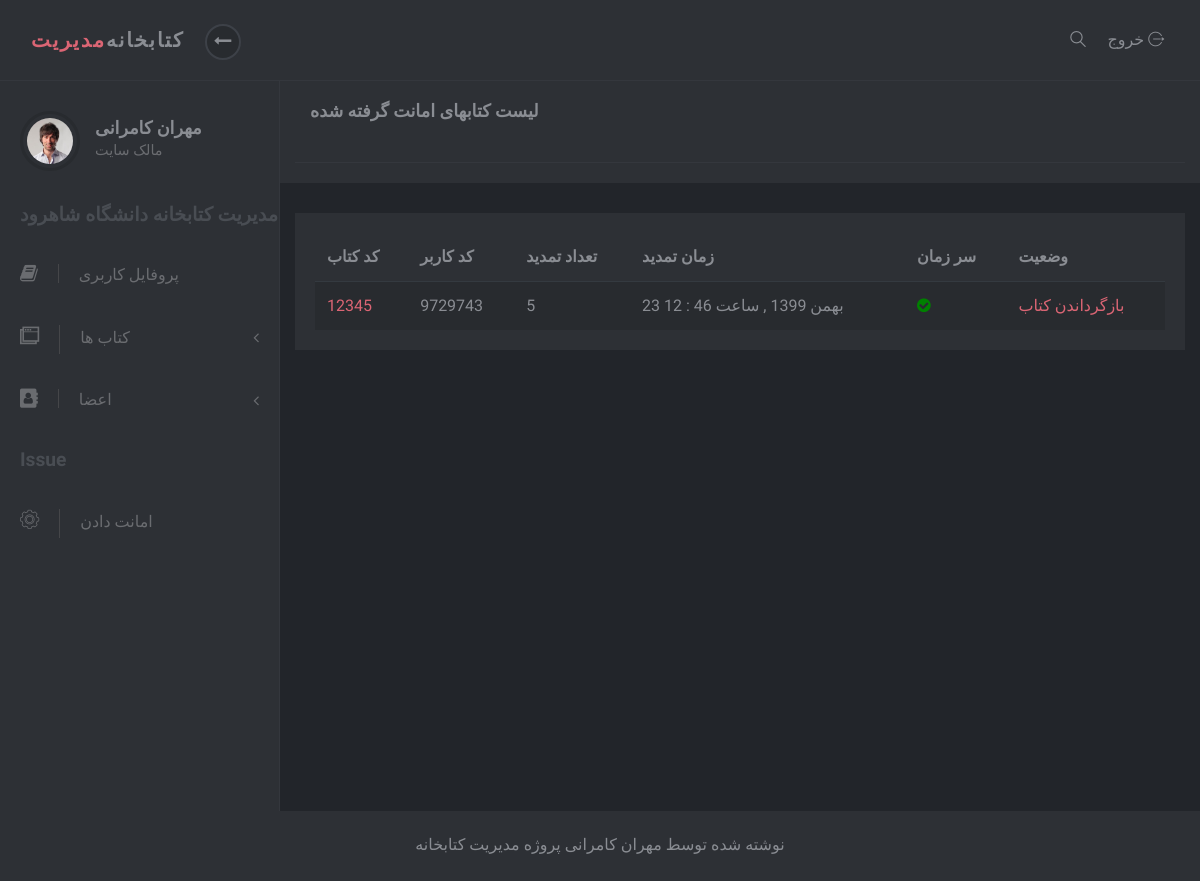
The app's page /account/issue/list (signed in) with its own data.
### account/models.py (models this page shows)
class User(AbstractUser):
	email = models.EmailField(unique=True, verbose_name='ایمیل')
	slug = models.SlugField(unique=True, blank=True, verbose_name="کد کاربر")
	address=models.CharField(default='aaaa',max_length=200,verbose_name='آدرس')

### book/models.py (models this page shows, shortened)
class Issue(models.Model):
    slugBook = models.SlugField(unique=True, blank=True, verbose_name="کد کتاب")
    slugUser = models.SlugField(unique=True, blank=True, verbose_name="کد کاربر")
    created = models.DateTimeField(auto_now_add=True, verbose_name='زمان انتشار')
    renewCount = models.IntegerField(verbose_name="تعداد تمدید")
    class Meta:
        verbose_name = "امانت"
        verbose_name_plural = "امانات"
        ordering = ['-created']
    def is_on_time(self):
        last_two_week = timezone.now() - timedelta(days=14)
        if self.created > last_two_week:
            return True
        else:
            return False
    is_on_time.boolean = True
    is_on_time.short_description = "وضعیت کتاب به امانت گرفته شده"
    def jpublish(self):
        return jalaly_converter(self.created)
    jpublish.short_description = "زمان امانت گرفتنر"

### account/views.py (the view)
# urls.py: path('issue/list', IssueList.as_view(), name='issue_list'),
class IssueList(LoginRequiredMixin,ListView):
    template_name = 'registrations/issue_list.html'
    def get_queryset(self):
        if self.request.user.is_superuser:
            return Issue.objects.all()
        else:
            return Issue.objects.filter(slugUser=self.request.user.slug)

### extension/jalali.py (called while the page is built)
    def persian_tuple(self):
        return self.persian_year, self.persian_month, self.persian_day

### extension/utils.py (called while the page is built)
def persian_number_converter(mystr):
    numbers = {
        "0": "0",
        "1": "1",
        "2": "2",
        "3": "3",
        "4": "4",
        "5": "5",
        "6": "6",
        "7": "7",
        "8": "8",
        "9": "9",
    }
    for e, p in numbers.items():
        mystr = mystr.replace(e, p)
    return mystr

def jalaly_converter(time):
    jmonth = ["فروردین", "اردیبهشت", "خرداد", "تیر", "مرداد", "شهریور", "مهر", "آبان", "آذر", "دی", "بهمن", "اسفند", ]
    time = timezone.localtime(time)
    time_to_string = "{},{},{}".format(time.year, time.month, time.day)
    time_to_tuple = jalali.Gregorian(time_to_string).persian_tuple()
    time_to_list = list(time_to_tuple)
    for index, month in enumerate(jmonth):
        if time_to_list[1] == index + 1:
            time_to_list[1] = month
            break
    output = "{} {} {} , ساعت {} : {} ".format(
        time_to_list[2],
        time_to_list[1],
        time_to_list[0],
        time.minute,
        time.hour,
    )
    return persian_number_converter(output)

### templates/registrations/issue_list.html (shortened to what this page needs)
{% extends 'registrations/base.html' %}
{% load static %}
{% block code %}
    <div class="page-content">
        <div class="page-header">
            <div class="container-fluid">
                <h2 class="h5 no-margin-bottom">لیست کتابهای امانت گرفته شده</h2>
            </div>
            <nav class="navbar navbar-expand-lg">
            </nav>
        </div>
        <div class="col-lg-12">
            <div class="block">
                <div class="table-responsive">
                    <table class="table table-striped table-hover">
                        <thead>
                        <tr>
                            <th>کد کتاب</th>
                            <th>کد کاربر</th>
                            <th>تعداد تمدید</th>
                            <th>زمان تمدید</th>
                            <th>سر زمان</th>
                            <th>وضعیت</th>
                        </tr>
                        </thead>
                        <tbody>
                        {% for book in object_list %}
                            <tr>
                                <td><a href="{% url 'account:issue_update' book.pk %}"> {{ book.slugBook }}</a></td>
                                <td>{{ book.slugUser }}</td>
                                <td>{{ book.renewCount }}</td>
                                <td>{{ book.jpublish }}</td>
                                <td>
                                    {% if book.is_on_time %}
                                        <i class="fa fa-check-circle" style="color: green"></i>
                                    {% else %}
                                        <i class="fa fa-minus-circle" style="color: red"></i>
                                    {% endif %}
                                </td>
                                <td>
                                    <a href="{% url 'account:issue-delete' book.pk %}">بازگرداندن کتاب</a>
                                </td>
                            </tr>
                        {% endfor %}
                        </tbody>
                    </table>
                </div>
            </div>
        </div>
    </div>
{% endblock %}

### templates/registrations/sidebar.html (shortened to what this page needs)
{% load static %}
<nav id="sidebar">
    <div class="sidebar-header d-flex align-items-center">
        <div class="avatar"><img src="{% static 'adminlte/img/avatar-6.jpg' %}" alt="..."
                                 class="img-fluid rounded-circle"></div>
        <div class="title">
            <h1 class="h5">{{ request.user.get_full_name }}</h1>
            {% if request.user.is_superuser %}
                <p>مالک سایت</p>
            {% else %}
                <p>کاربر عادی</p>
            {% endif %}
        </div>
    </div>
    <span class="heading">مدیریت کتابخانه دانشگاه شاهرود</span>
    <ul class="list-unstyled">
        <li><a href="{% url 'account:profile' %}"><i class="fa fa-book"></i>پروفایل کاربری</a></li>
        <li>
            <a href="#exampledropdownDropdown" aria-expanded="false" data-toggle="collapse">
                <i class="icon-windows"></i>کتاب ها </a>
        </li>
        {% if request.user.is_superuser %}
            <li>
                <a href="#exampledropdownDropdown2" aria-expanded="false" data-toggle="collapse">
                    <i class="fa fa-address-book" aria-hidden="true"></i>اعضا</a>
            </li>
            </ul>
            <span class="heading">Issue</span>
            <ul class="list-unstyled">
                <li><a href="{% url 'account:issue' %}"> <i class="icon-settings"></i>امانت دادن </a></li>
            </ul>
        {% endif %}
</nav>

### account/static/adminlte/css/style.default.css (style rules this page uses)
body { position: relative; }
a { -webkit-transition: all 0.3s; transition: all 0.3s; display: inline-block; }
p { line-height: 1.7; }
i, span, strong { display: inline-block; }
.no-margin-bottom { margin-bottom: 0 !important; }
.block { padding: 20px; background: #2d3035; color: #8a8d93; margin-bottom: 30px; }
.page-content { position: relative; background: #22252a; min-height: 100vh; width: calc(100% - 280px); padding: 0; padding-bottom: 70px; }
.page-header { padding: 20px 15px; background: #2d3035; color: #8a8d93; margin-bottom: 30px; }
i[class*='icon-'] { -webkit-transform: translateY(2px); transform: translateY(2px); }
nav.navbar { background: #2d3035; color: #8a8d93; padding-top: 20px; padding-bottom: 20px; border-bottom: 1px solid #34373d; z-index: 10; }
nav#sidebar { width: 280px; background: #2d3035; color: #6a6c70; border-right: 1px solid #34373d; }
nav#sidebar a { color: inherit; text-decoration: none; position: relative; }
nav#sidebar a[data-toggle="collapse"]::after { content: '\f104'; display: inline-block; -webkit-transform: translateY(-50%); transform: translateY(-50%); font-family: 'FontAwesome'; position: absolute; top: 50%; right: 20px; }
nav#sidebar a i { font-size: 1.2em; margin-right: 10px; -webkit-transition: none; transition: none; }
nav#sidebar .sidebar-header { padding: 30px 20px; }
nav#sidebar .sidebar-header h1, nav#sidebar .sidebar-header p { margin-bottom: 0; }
nav#sidebar .sidebar-header h1 { color: #8a8d93; }
nav#sidebar .sidebar-header p { font-size: 0.9rem; }
nav#sidebar span.heading { font-weight: 700; margin-left: 20px; color: #494d53; font-size: 1.2rem; margin-bottom: 15px; }
nav#sidebar .avatar { width: 60px; height: 60px; border-radius: 50%; overflow: hidden; margin-right: 15px; background: none; padding: 4px; border: 3px solid #282b2f; }
nav#sidebar ul { max-height: none; }
nav#sidebar li { position: relative; }
nav#sidebar li a { padding: 18px 20px; display: block; font-weight: 400; }
nav#sidebar li a i { margin-right: 20px; -webkit-transition: all 0.3s; transition: all 0.3s; padding-right: 20px; border-right: 1px solid #454649; }
nav#sidebar li::before { content: ''; width: 2px; height: 100%; background: none; display: block; position: absolute; top: 0; left: 0; z-index: 99; }
.table { margin-bottom: 0; }
.table td, .table th { border-color: #343a40; }
.table thead th { border: none; }
.table-striped tbody tr { -webkit-transition: all 0.3s; transition: all 0.3s; }
.table-striped tbody tr:nth-of-type(odd) { background-color: #282b2f; }
.navbar { padding: 0.5rem 1rem; }
body { font-family: "Muli", sans-serif; font-size: 1rem; font-weight: 400; line-height: 1.5; color: #8a8d93; background-color: #fff; }
a { color: #DB6574; text-decoration: none; }
h1, h2, h3, h4, h5, h6, .h1, .h2, .h3, .h4, .h5, .h6 { margin-bottom: 0.5rem; font-family: inherit; font-weight: 700; line-height: 1.2; color: inherit; }
h1, .h1 { font-size: 2.5rem; }
h2, .h2 { font-size: 1.7rem; }
h5, .h5 { font-size: 1.1rem; }

### records on screen
User: user.get_full_name "مهران کامرانی"
Issue: slugBook "12345", slugUser "9729743", renewCount "5", jpublish "23 بهمن 1399 , ساعت 46 : 12"
